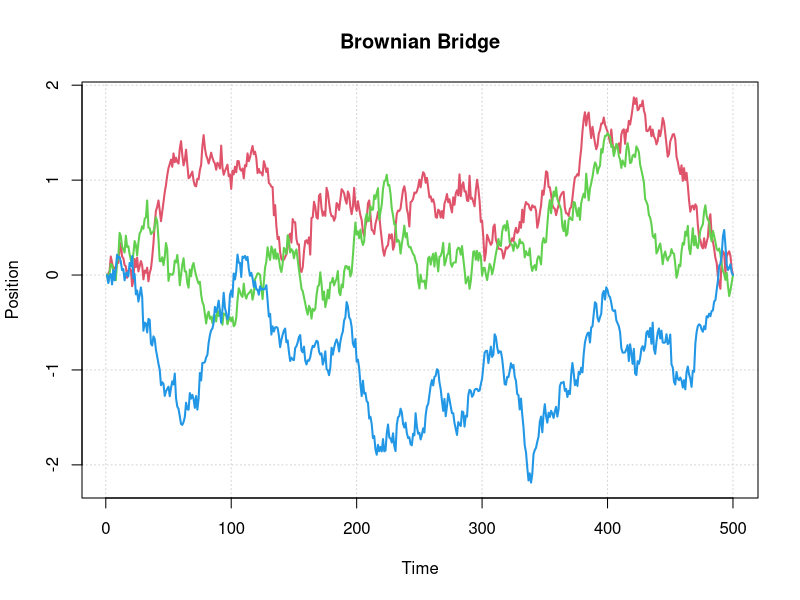

This chart was generated by the following R code:
#defining Brownian motion and Brownian bridge as matrices
BM<- matrix(NA, nrow=500, ncol=3)
BB<- matrix(NA, nrow=500, ncol=3)

#specifying seed
set.seed(76435567)

#simulating trajectories of Brownian motion
for (j in 1:3) {
BM[1,j]<- 0

for (i in 2:500) 
BM[i,j]<- BM[i-1,j] + sqrt(0.01)*rnorm(1)
}

#computing trajectories of Brownian bridge
for(j in 1:3){
  for (i in 1:500)
    BB[i,j]<- BM[i,j]-i/500*BM[500,j]
}

#plotting trajectories of Brownian bridge
matplot(BB, type="l", main="Brownian Bridge",
lty=1, lwd=2, col=2:4, ylim=c(range(BB)), xlab="Time", 
ylab="Position", panel.first=grid())

